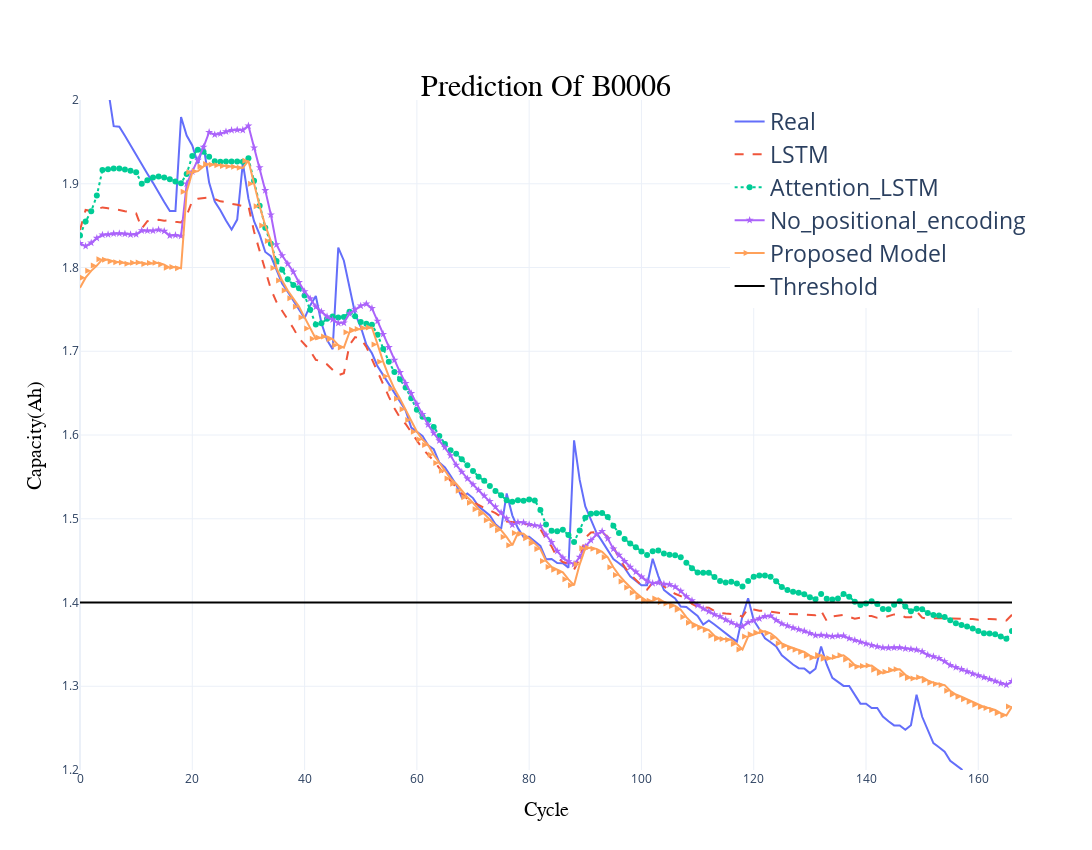

The notebook cell saved with this chart:
### Code cell
import plotly.express as px
import plotly.graph_objects as go

fig = go.Figure()
fig.update_layout(template='plotly_white')

fig.add_trace(go.Scatter(x=list(range(len(real.index))), y=real["capacity"], mode='lines',name='Real'))
fig.add_trace(go.Scatter(x=list(range(len(real.index))), y=MC_LSTM.iloc[:,0], mode='lines',name='LSTM', line_dash='dash'))
fig.add_trace(go.Scatter(x=list(range(len(real.index))), y=MC_AttentionLSTM.iloc[:,0], mode='lines+markers',name='Attention_LSTM', line_dash='dot'))
fig.add_trace(go.Scatter(x=list(range(len(real.index))), y=MC_2MAttn.iloc[:,0], mode='lines+markers',name='No_positional_encoding', marker_symbol='star'))
fig.add_trace(go.Scatter(x=list(range(len(real.index))), y=MC_PE_2MAttn.iloc[:,0], mode='lines+markers',name='Proposed Model', marker_symbol='arrow-right'))
fig.add_trace(go.Scatter(x=list(range(len(real.index))), y=[1.4 for i in range(len(real.index))], mode='lines',name='Threshold', line_color='black'))

fig.update_layout(width=1300,height=850)
fig.update_xaxes(range=[0, 166])
fig.update_yaxes(range=[1.2, 2])

fig.update_xaxes(title_text='Cycle')
fig.update_yaxes(title_text='Capacity(Ah)')
fig.update_xaxes(title_font_size =20,
                title_font_color='black',
                title_font_family='Courier')
fig.update_yaxes(title_font_size =20,
                title_font_color='black',
                title_font_family='Courier')

fig.update_layout(title_text="Prediction Of B0006")
fig.update_layout(
                title_x = 0.5,
                title_y = 0.9,
                title_xanchor = "center",
                title_yanchor = "middle",
                title_font_size =30,
                title_font_color='black',
                title_font_family='Courier')
fig.update_layout(
    legend_yanchor="top",
    legend_xanchor="right",
    legend_font_size=23
)
fig.show()

### Figure 1 — Plotly figure (JSON) as saved in the notebook; plotly's stock layout.template omitted (floating-point values rounded to 4 significant figures; data arrays with more than 128 entries replaced by an {"elided": "..."} marker saying what was removed)
{"data": [{"mode": "lines", "name": "Real", "type": "scatter", "x": {"elided": "167 int values"}, "y": {"elided": "167 float values"}}, {"line": {"dash": "dash"}, "mode": "lines", "name": "LSTM", "type": "scatter", "x": {"elided": "167 int values"}, "y": {"elided": "167 float values"}}, {"line": {"dash": "dot"}, "mode": "lines+markers", "name": "Attention_LSTM", "type": "scatter", "x": {"elided": "167 int values"}, "y": {"elided": "167 float values"}}, {"marker": {"symbol": "star"}, "mode": "lines+markers", "name": "No_positional_encoding", "type": "scatter", "x": {"elided": "167 int values"}, "y": {"elided": "167 float values"}}, {"marker": {"symbol": "arrow-right"}, "mode": "lines+markers", "name": "Proposed Model", "type": "scatter", "x": {"elided": "167 int values"}, "y": {"elided": "167 float values"}}, {"line": {"color": "black"}, "mode": "lines", "name": "Threshold", "type": "scatter", "x": {"elided": "167 int values"}, "y": {"elided": "167 float values"}}], "layout": {"height": 850, "legend": {"font": {"size": 23}, "xanchor": "right", "yanchor": "top"}, "title": {"font": {"color": "black", "family": "Courier", "size": 30}, "text": "Prediction Of B0006", "x": 0.5, "xanchor": "center", "y": 0.9, "yanchor": "middle"}, "width": 1300, "xaxis": {"range": [0, 166], "title": {"font": {"color": "black", "family": "Courier", "size": 20}, "text": "Cycle"}}, "yaxis": {"range": [1.2, 2], "title": {"font": {"color": "black", "family": "Courier", "size": 20}, "text": "Capacity(Ah)"}}}}
